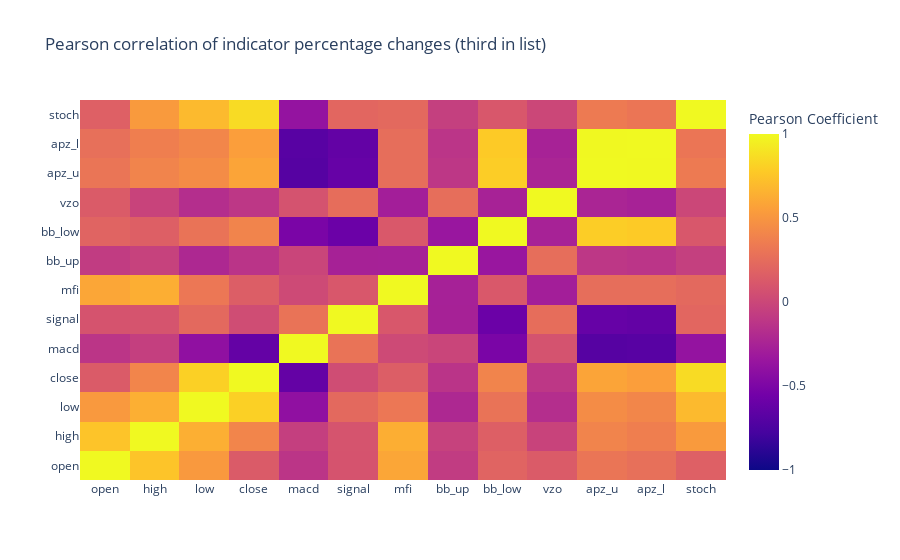

The code cell stored with this chart in its notebook:
### Code cell
heatmap = go.Heatmap(
    z=n2_indicators.iloc[-20:].pct_change().corr(method='pearson').values,
    x=n2_indicators.columns,
    y=n2_indicators.columns,
    colorbar=dict(title='Pearson Coefficient'),
)

layout = go.Layout(title="Pearson correlation of indicator percentage changes (third in list)")

heatmap['zmax'] = 1.0
heatmap['zmin'] = -1.0

fig = go.Figure(data=[heatmap], layout=layout)
py.iplot(fig)

### Figure 1 — Plotly figure (JSON) as saved in the notebook; plotly's stock layout.template omitted (floating-point values rounded to 4 significant figures; data arrays with more than 128 entries replaced by an {"elided": "..."} marker saying what was removed)
{"data": [{"colorbar": {"title": {"text": "Pearson Coefficient"}}, "type": "heatmap", "x": ["open", "high", "low", "close", "macd", "signal", "mfi", "bb_up", "bb_low", "vzo", "apz_u", "apz_l", "stoch"], "y": ["open", "high", "low", "close", "macd", "signal", "mfi", "bb_up", "bb_low", "vzo", "apz_u", "apz_l", "stoch"], "z": {"elided": "13x13 float values"}, "zmax": 1, "zmin": -1}], "layout": {"title": {"text": "Pearson correlation of indicator percentage changes (third in list)"}}}
